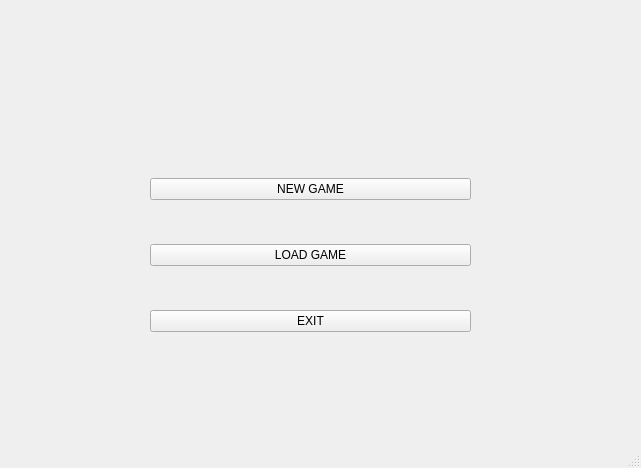
<?xml version="1.0" encoding="UTF-8"?>
<ui version="4.0">
 <class>Menu</class>
 <widget class="QMainWindow" name="Menu">
  <property name="geometry">
   <rect>
    <x>0</x>
    <y>0</y>
    <width>641</width>
    <height>468</height>
   </rect>
  </property>
  <property name="windowTitle">
   <string>MainWindow</string>
  </property>
  <widget class="QWidget" name="centralwidget">
   <widget class="QWidget" name="layoutWidget">
    <property name="geometry">
     <rect>
      <x>150</x>
      <y>140</y>
      <width>321</width>
      <height>231</height>
     </rect>
    </property>
    <layout class="QVBoxLayout" name="verticalLayout">
     <item>
      <widget class="QPushButton" name="pushButton">
       <property name="autoFillBackground">
        <bool>false</bool>
       </property>
       <property name="styleSheet">
        <string notr="true">backgroundcolor:rgb(9, 9, 9)</string>
       </property>
       <property name="text">
        <string>NEW GAME</string>
       </property>
      </widget>
     </item>
     <item>
      <widget class="QPushButton" name="pushButton_2">
       <property name="text">
        <string>LOAD GAME</string>
       </property>
      </widget>
     </item>
     <item>
      <widget class="QPushButton" name="pushButton_3">
       <property name="text">
        <string>EXIT</string>
       </property>
      </widget>
     </item>
    </layout>
   </widget>
  </widget>
  <widget class="QMenuBar" name="menubar">
   <property name="geometry">
    <rect>
     <x>0</x>
     <y>0</y>
     <width>641</width>
     <height>25</height>
    </rect>
   </property>
  </widget>
  <widget class="QStatusBar" name="statusbar"/>
 </widget>
 <resources/>
 <connections/>
</ui>
